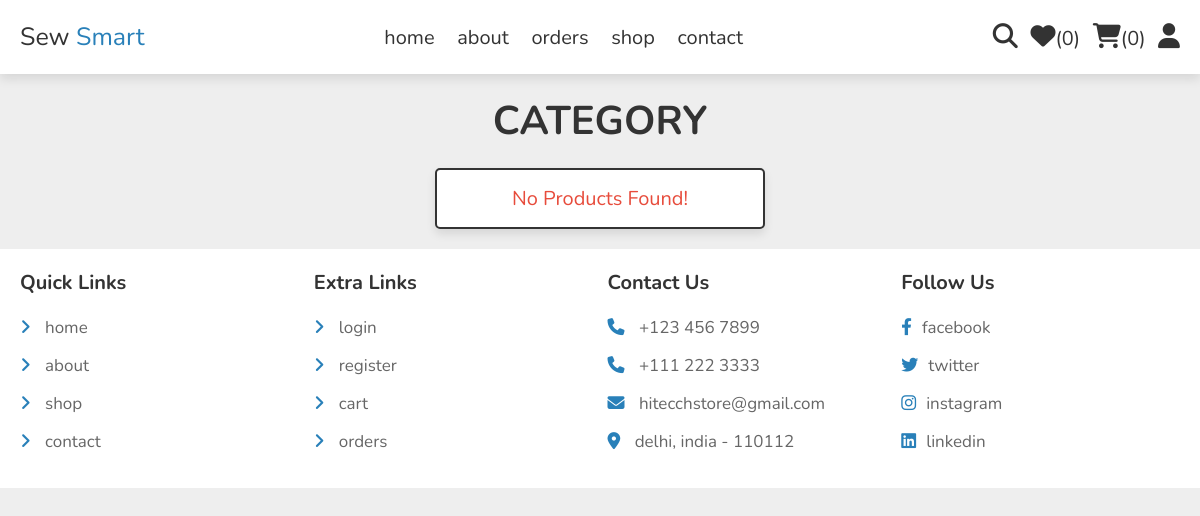
/category.php, run on an earlier commit of the app's database.
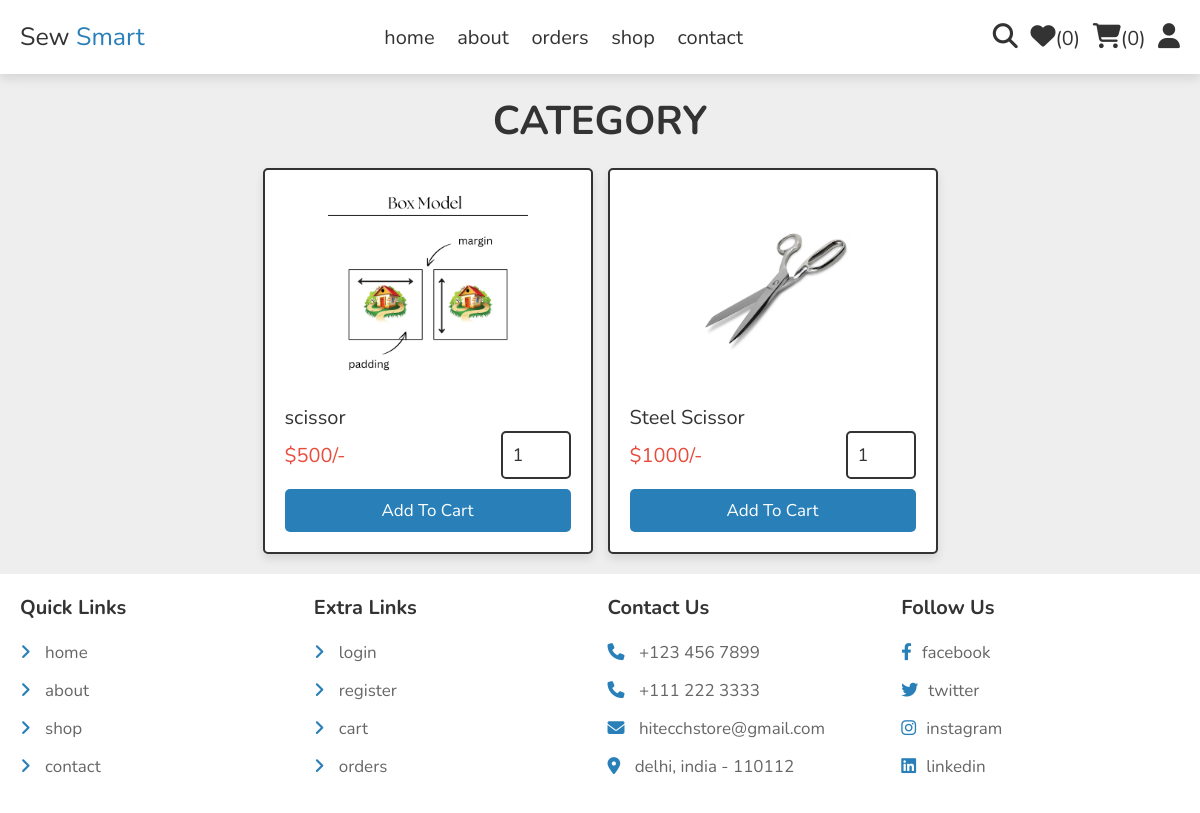
And on a later commit of the database.
### tables this page shows
CREATE TABLE `products` (
  `id` int(100) NOT NULL,
  `name` varchar(100) NOT NULL,
  `details` varchar(500) NOT NULL,
  `price` int(10) NOT NULL,
  `image_01` varchar(100) NOT NULL,
  `image_02` varchar(100) NOT NULL,
  `image_03` varchar(100) NOT NULL
);

### category.php (the view, shortened to what this page needs)
<?php
include 'components/connect.php';
?>
<!DOCTYPE html>
<html lang="en">
<head>
   <link rel="stylesheet" href="https://cdnjs.cloudflare.com/ajax/libs/font-awesome/6.1.1/css/all.min.css">
   <link rel="stylesheet" href="css/style.css">
</head>
<body>
<?php include 'components/user_header.php'; ?>
<section class="products">
   <h1 class="heading">category</h1>
   <div class="box-container">
   <?php
     $category = $_GET['category'];
     $select_products = $conn->prepare("SELECT * FROM `products` WHERE name LIKE '%{$category}%'");
     $select_products->execute();
     if($select_products->rowCount() > 0){
      while($fetch_product = $select_products->fetch(PDO::FETCH_ASSOC)){
   ?>
   <form action="" method="post" class="box">
      <img src="uploaded_img/<?= $fetch_product['image_01']; ?>" alt="">
      <div class="name"><?= $fetch_product['name']; ?></div>
      <div class="flex">
         <div class="price"><span>$</span><?= $fetch_product['price']; ?><span>/-</span></div>
         <input type="number" name="qty" class="qty" min="1" max="99" onkeypress="if(this.value.length == 2) return false;" value="1">
      </div>
      <input type="submit" value="add to cart" class="btn" name="add_to_cart">
   </form>
   <?php
      }
   }else{
      echo '<p class="empty">no products found!</p>';
   }
   ?>
   </div>
</section>
<?php include 'components/footer.php'; ?>
</body>
</html>

What changed in the data, as far as the page shows it:
added products: image_01 (picture), name "scissor", price "500"
added products: image_01 (picture), name "Steel Scissor", price "1000"
Also different on the page:
text no longer shown: "No Products Found!"
